Frame 1 (no input): blank canvas, image omitted
Frame 60 (the mouse pressed at the canvas centre just before this capture): blank canvas, image omitted
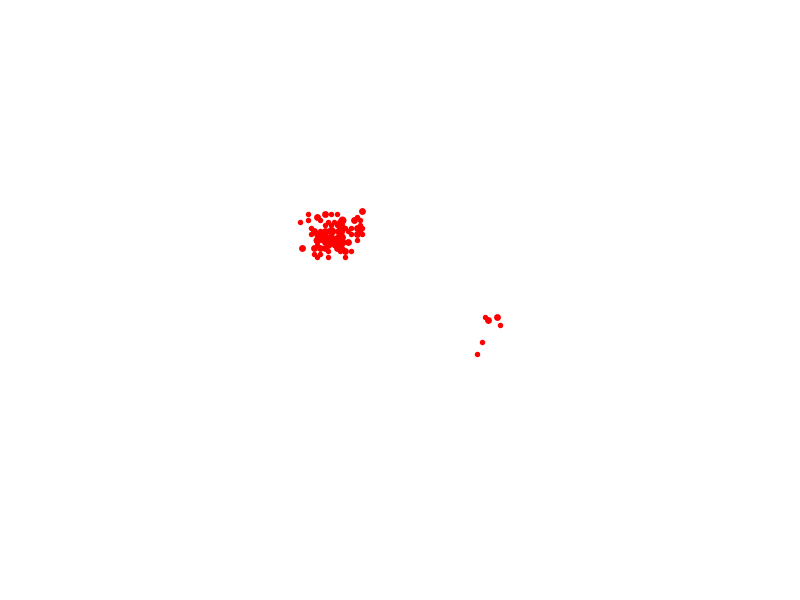
Frame 120 (the mouse held since frame 60 and released just before this capture)

The Processing sketch whose frames 1 and 60 were blank and that drew this single picture after the mouse press (run headless with seeded random() and noise(); from frame 60 on, the mouse is pressed at the canvas centre):

// Processing sketch: brw_lattice
// ── brw_lattice.pde

int timegone;
int latticesize;
int maxnoparts;
int[][] partsnow;
int[][] partsever;
int noparts;
int[] partposx;
int[] partposy;
int[] partalive;
float randomno;
float widthratio;
float heightratio;
int nopartsold;

void setup() {
  size(800, 600);
  
  background(255);
  
  latticesize=100;
  maxnoparts=2000000;
  
  noparts=1;
  partsnow = new int[2*latticesize+10][2*latticesize+10];
  partsever = new int[2*latticesize+10][2*latticesize+10];
  partposx = new int[maxnoparts+10];
  partposy = new int[maxnoparts+10];
  partalive = new int[maxnoparts+10];
  partsnow[latticesize+1][latticesize+1]=1;
  partsever[latticesize+1][latticesize+1]=1;
  partposx[1]=0;
  partposy[1]=0;
  partalive[1]=1;
  heightratio = height/(2*(float)latticesize+10);
}

void draw()
{
  background(255);
  
  nopartsold=noparts;
  for( int i=1; i<=nopartsold; i++ )
  {
    if( partposx[i] < latticesize + 2 && partposx[i] > -latticesize-2 && partposy[i] < latticesize + 2 && partposy[i] > -latticesize-2 ) {
      partsnow[latticesize+1+partposx[i]][latticesize+1+partposy[i]]--;  //the original particle is no longer at its old position
    }
    
    if( partalive[i]==1) {
      if( random(1) > 2- 3/(2*sqrt(2)) && noparts<=maxnoparts-4 ) {        //with prob 2-3/2sqrt2, we have a child
        noparts += 1;
        partalive[noparts]=1;
        randomno = random(1);                 //assign the position of the child
        if( randomno < 1/(float)3 ) {
          if( partposx[i] >=0 ) {
            partposx[noparts]=partposx[i]+1;
          } else {
            partposx[noparts]=partposx[i]-1;
          }
          partposy[noparts]=partposy[i];
        } else if( randomno < 1/(float)2 ) {
          if( partposx[i] >= 0 ) {
            partposx[noparts]=partposx[i]-1;
          } else {
            partposx[noparts]=partposx[i]+1;
          }
          partposy[noparts]=partposy[i];
        } else if( randomno < 5/(float)6 ) {
          partposx[noparts]=partposx[i];
          if( partposy[i] >= 0 ) {
            partposy[noparts]=partposy[i]+1;
          } else {
            partposy[noparts]=partposy[i]-1;
          }
        } else {
          partposx[noparts]=partposx[i];
          if( partposy[i] >= 0 ) {
            partposy[noparts]=partposy[i]-1;
          } else {
            partposy[noparts]=partposy[i]+1;
          }
        }
        if( partposx[noparts] < latticesize + 2 && partposx[noparts] > -latticesize-2 && partposy[noparts] < latticesize + 2 && partposy[noparts] > -latticesize-2) {
          partsnow[latticesize+1+partposx[noparts]][latticesize+1+partposy[noparts]]++;
          partsever[latticesize+1+partposx[noparts]][latticesize+1+partposy[noparts]]++;
        }
      }
    }
    
    randomno = random(1);                 //reassign the position of the original particle
    if( randomno < 1/(float)3 ) {
          if( partposx[i] >= 0 ) {
            partposx[i]=partposx[i]+1;
          } else {
            partposx[i]=partposx[i]-1;
          }
          partposy[i]=partposy[i];
        } else if( randomno < 1/(float)2 ) {
          if( partposx[i] >= 0 ) {
            partposx[i]=partposx[i]-1;
          } else {
            partposx[i]=partposx[i]+1;
          }
          partposy[i]=partposy[i];
        } else if( randomno < 5/(float)6 ) {
          partposx[i]=partposx[i];
          if( partposy[i] >= 0 ) {
            partposy[i]=partposy[i]+1;
          } else {
            partposy[i]=partposy[i]-1;
          }
        } else {
          partposx[i]=partposx[i];
          if( partposy[i] >= 0 ) {
            partposy[i]=partposy[i]-1;
          } else {
            partposy[i]=partposy[i]+1;
          }
        }
    if( partposx[i] < latticesize + 2 && partposx[i] > -latticesize-2 && partposy[i] < latticesize + 2 && partposy[i] > -latticesize-2) {
      partsnow[latticesize+1+partposx[i]][latticesize+1+partposy[i]]++;
      partsever[latticesize+1+partposx[i]][latticesize+1+partposy[i]]++;
    }
  }
  
//  for( int i=-latticesize ; i<=latticesize ; i++ ) {
//    for( int j=-latticesize ; j<=latticesize ; j++ ) {
//      if( partsever[1+latticesize+i][1+latticesize+j] > 0 ) {
//        stroke(0,0,255);
//        strokeWeight(5*log(2+partsever[1+latticesize+i][1+latticesize+j]));
//        point(width/2 + i*heightratio, height/2 + j*heightratio);
//      }
//    }
//  }
  for( int i=-latticesize ; i<=latticesize ; i++ ) {
    for( int j=-latticesize ; j<=latticesize ; j++ ) {
      if( partsnow[1+latticesize+i][1+latticesize+j] > 0 ) {
        stroke(255,0,0);
        strokeWeight(5*log(2+partsnow[1+latticesize+i][1+latticesize+j]));
        point(width/2 + i*heightratio, height/2 + j*heightratio);
      }
    }
  }
  if( noparts > maxnoparts-4 ) {
    noLoop();
  }
}
